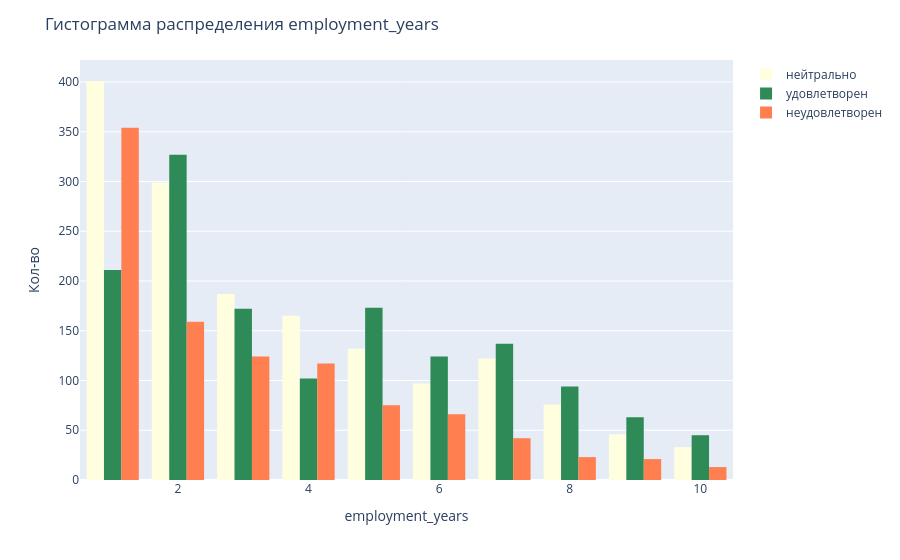
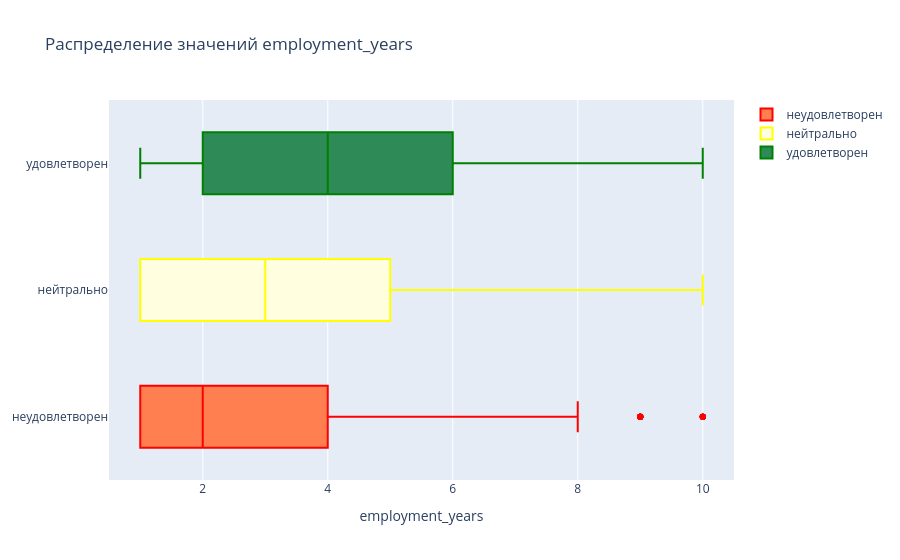
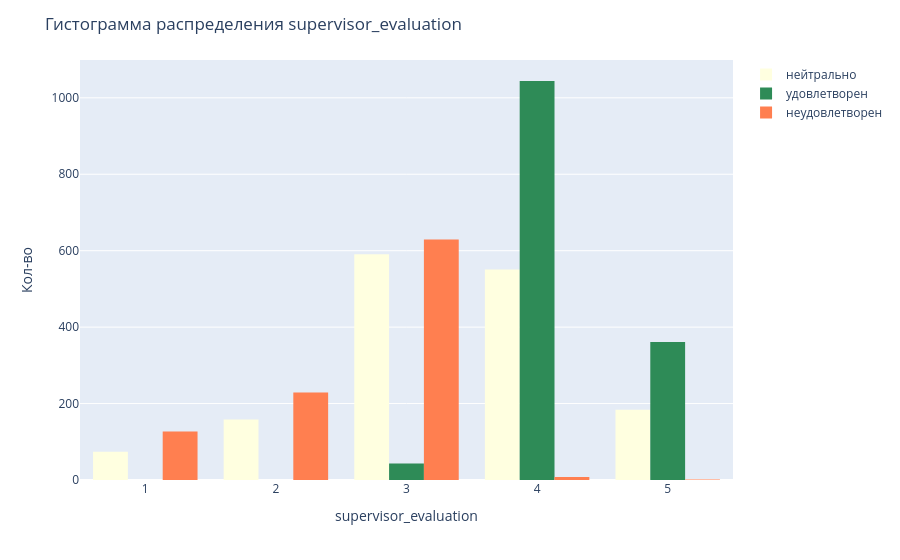
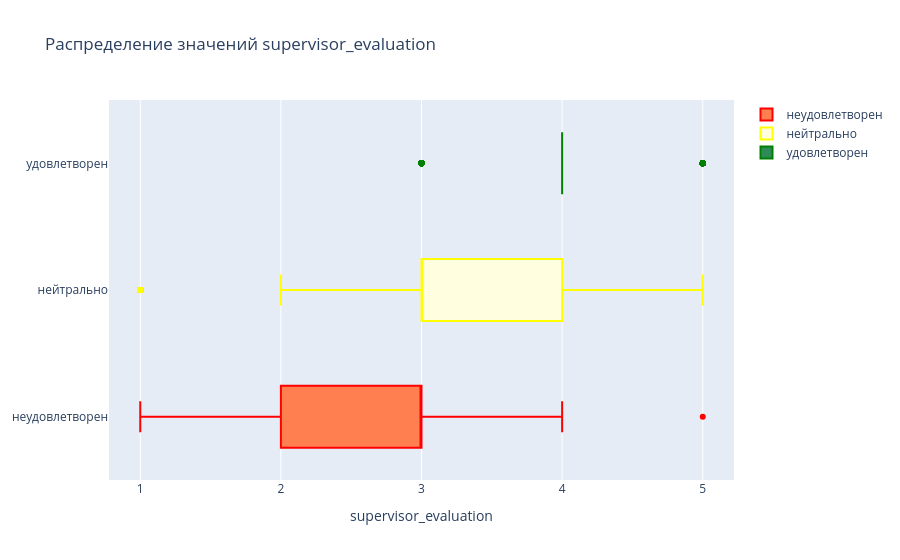

Notebook cell for these charts, in order:
### Code cell
for df_column_name in train_job_satisfaction_rate_df.select_dtypes(include="number").drop(["id", "job_satisfaction_rate"], axis=1).columns:
    get_histogram_boxplot(
        train_job_satisfaction_rate_df,
        df_column_name,
        train_job_satisfaction_rate_df.job_satisfaction_cat,
    )

### Figure 1 — Plotly figure (JSON) as saved in the notebook; plotly's stock layout.template omitted (floating-point values rounded to 4 significant figures; data arrays with more than 128 entries replaced by an {"elided": "..."} marker saying what was removed)
{"data": [{"alignmentgroup": "True", "bingroup": "x", "hovertemplate": "job_satisfaction_cat=нейтрально<br>employment_years=%{x}<br>count=%{y}<extra></extra>", "legendgroup": "нейтрально", "marker": {"color": "lightyellow", "pattern": {"shape": ""}}, "name": "нейтрально", "nbinsx": 10, "offsetgroup": "нейтрально", "orientation": "v", "showlegend": true, "type": "histogram", "x": {"elided": "1558 int values"}, "xaxis": "x", "yaxis": "y"}, {"alignmentgroup": "True", "bingroup": "x", "hovertemplate": "job_satisfaction_cat=удовлетворен<br>employment_years=%{x}<br>count=%{y}<extra></extra>", "legendgroup": "удовлетворен", "marker": {"color": "SeaGreen", "pattern": {"shape": ""}}, "name": "удовлетворен", "nbinsx": 10, "offsetgroup": "удовлетворен", "orientation": "v", "showlegend": true, "type": "histogram", "x": {"elided": "1448 int values"}, "xaxis": "x", "yaxis": "y"}, {"alignmentgroup": "True", "bingroup": "x", "hovertemplate": "job_satisfaction_cat=неудовлетворен<br>employment_years=%{x}<br>count=%{y}<extra></extra>", "legendgroup": "неудовлетворен", "marker": {"color": "Coral", "pattern": {"shape": ""}}, "name": "неудовлетворен", "nbinsx": 10, "offsetgroup": "неудовлетворен", "orientation": "v", "showlegend": true, "type": "histogram", "x": {"elided": "994 int values"}, "xaxis": "x", "yaxis": "y"}], "layout": {"barmode": "group", "legend": {"title": {}, "tracegroupgap": 0}, "margin": {"t": 60}, "title": {"text": "Гистограмма распределения employment_years"}, "xaxis": {"anchor": "y", "domain": [0, 1], "title": {"text": "employment_years"}}, "yaxis": {"anchor": "x", "domain": [0, 1], "title": {"text": "Кол-во"}}}}

### Figure 2 — Plotly figure (JSON) as saved in the notebook; plotly's stock layout.template omitted (floating-point values rounded to 4 significant figures; data arrays with more than 128 entries replaced by an {"elided": "..."} marker saying what was removed)
{"data": [{"fillcolor": "Coral", "line": {"color": "red"}, "name": "неудовлетворен", "type": "box", "x": {"elided": "994 int values"}}, {"fillcolor": "lightyellow", "line": {"color": "yellow"}, "name": "нейтрально", "type": "box", "x": {"elided": "1558 int values"}}, {"fillcolor": "SeaGreen", "line": {"color": "green"}, "name": "удовлетворен", "type": "box", "x": {"elided": "1448 int values"}}], "layout": {"legend": {"title": {}}, "title": {"text": "Распределение значений employment_years"}, "xaxis": {"title": {"text": "employment_years"}}}}

### Figure 3 — Plotly figure (JSON) as saved in the notebook; plotly's stock layout.template omitted (floating-point values rounded to 4 significant figures; data arrays with more than 128 entries replaced by an {"elided": "..."} marker saying what was removed)
{"data": [{"alignmentgroup": "True", "bingroup": "x", "hovertemplate": "job_satisfaction_cat=нейтрально<br>supervisor_evaluation=%{x}<br>count=%{y}<extra></extra>", "legendgroup": "нейтрально", "marker": {"color": "lightyellow", "pattern": {"shape": ""}}, "name": "нейтрально", "nbinsx": 5, "offsetgroup": "нейтрально", "orientation": "v", "showlegend": true, "type": "histogram", "x": {"elided": "1558 int values"}, "xaxis": "x", "yaxis": "y"}, {"alignmentgroup": "True", "bingroup": "x", "hovertemplate": "job_satisfaction_cat=удовлетворен<br>supervisor_evaluation=%{x}<br>count=%{y}<extra></extra>", "legendgroup": "удовлетворен", "marker": {"color": "SeaGreen", "pattern": {"shape": ""}}, "name": "удовлетворен", "nbinsx": 5, "offsetgroup": "удовлетворен", "orientation": "v", "showlegend": true, "type": "histogram", "x": {"elided": "1448 int values"}, "xaxis": "x", "yaxis": "y"}, {"alignmentgroup": "True", "bingroup": "x", "hovertemplate": "job_satisfaction_cat=неудовлетворен<br>supervisor_evaluation=%{x}<br>count=%{y}<extra></extra>", "legendgroup": "неудовлетворен", "marker": {"color": "Coral", "pattern": {"shape": ""}}, "name": "неудовлетворен", "nbinsx": 5, "offsetgroup": "неудовлетворен", "orientation": "v", "showlegend": true, "type": "histogram", "x": {"elided": "994 int values"}, "xaxis": "x", "yaxis": "y"}], "layout": {"barmode": "group", "legend": {"title": {}, "tracegroupgap": 0}, "margin": {"t": 60}, "title": {"text": "Гистограмма распределения supervisor_evaluation"}, "xaxis": {"anchor": "y", "domain": [0, 1], "title": {"text": "supervisor_evaluation"}}, "yaxis": {"anchor": "x", "domain": [0, 1], "title": {"text": "Кол-во"}}}}

### Figure 4 — Plotly figure (JSON) as saved in the notebook; plotly's stock layout.template omitted (floating-point values rounded to 4 significant figures; data arrays with more than 128 entries replaced by an {"elided": "..."} marker saying what was removed)
{"data": [{"fillcolor": "Coral", "line": {"color": "red"}, "name": "неудовлетворен", "type": "box", "x": {"elided": "994 int values"}}, {"fillcolor": "lightyellow", "line": {"color": "yellow"}, "name": "нейтрально", "type": "box", "x": {"elided": "1558 int values"}}, {"fillcolor": "SeaGreen", "line": {"color": "green"}, "name": "удовлетворен", "type": "box", "x": {"elided": "1448 int values"}}], "layout": {"legend": {"title": {}}, "title": {"text": "Распределение значений supervisor_evaluation"}, "xaxis": {"title": {"text": "supervisor_evaluation"}}}}
